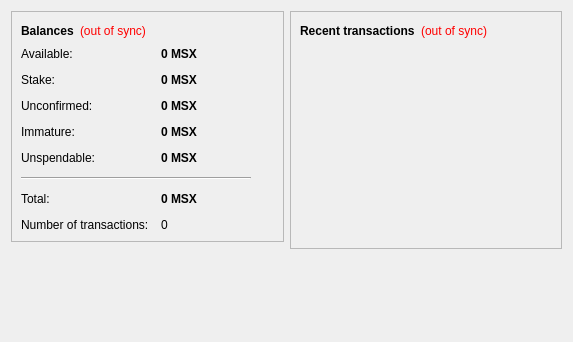
<?xml version="1.0" encoding="UTF-8"?>
<ui version="4.0">
 <class>OverviewPage</class>
 <widget class="QWidget" name="OverviewPage">
  <property name="geometry">
   <rect>
    <x>0</x>
    <y>0</y>
    <width>573</width>
    <height>342</height>
   </rect>
  </property>
  <property name="windowTitle">
   <string>Form</string>
  </property>
  <layout class="QHBoxLayout" name="horizontalLayout" stretch="1,1">
   <item>
    <layout class="QVBoxLayout" name="verticalLayout_2">
     <item>
      <widget class="QFrame" name="frame">
       <property name="frameShape">
        <enum>QFrame::StyledPanel</enum>
       </property>
       <property name="frameShadow">
        <enum>QFrame::Raised</enum>
       </property>
       <layout class="QVBoxLayout" name="verticalLayout_4">
        <item>
         <layout class="QHBoxLayout" name="horizontalLayout_4">
          <item>
           <widget class="QLabel" name="label_5">
            <property name="font">
             <font>
              <weight>75</weight>
              <bold>true</bold>
             </font>
            </property>
            <property name="text">
             <string>Balances</string>
            </property>
           </widget>
          </item>
          <item>
           <widget class="QLabel" name="labelWalletStatus">
            <property name="toolTip">
             <string>The displayed information may be out of date. Your wallet automatically synchronizes with the MonsterChain network after a connection is established, but this process has not completed yet.</string>
            </property>
            <property name="styleSheet">
             <string notr="true">QLabel { color: red; }</string>
            </property>
            <property name="text">
             <string notr="true">(out of sync)</string>
            </property>
            <property name="alignment">
             <set>Qt::AlignLeading|Qt::AlignLeft|Qt::AlignVCenter</set>
            </property>
           </widget>
          </item>
          <item>
           <spacer name="horizontalSpacer_2">
            <property name="orientation">
             <enum>Qt::Horizontal</enum>
            </property>
            <property name="sizeHint" stdset="0">
             <size>
              <width>40</width>
              <height>20</height>
             </size>
            </property>
           </spacer>
          </item>
         </layout>
        </item>
        <item>
         <layout class="QFormLayout" name="formLayout_2">
          <property name="fieldGrowthPolicy">
           <enum>QFormLayout::AllNonFixedFieldsGrow</enum>
          </property>
          <property name="horizontalSpacing">
           <number>12</number>
          </property>
          <property name="verticalSpacing">
           <number>12</number>
          </property>
          <item row="0" column="0">
           <widget class="QLabel" name="labelAvailableText">
            <property name="toolTip">
             <string>Your current available balance</string>
            </property>
            <property name="text">
             <string>Available:</string>
            </property>
           </widget>
          </item>
          <item row="0" column="1">
           <widget class="QLabel" name="labelAvailable">
            <property name="font">
             <font>
              <weight>75</weight>
              <bold>true</bold>
             </font>
            </property>
            <property name="cursor">
             <cursorShape>IBeamCursor</cursorShape>
            </property>
            <property name="toolTip">
             <string>Your current available balance</string>
            </property>
            <property name="text">
             <string notr="true">0 MSX</string>
            </property>
            <property name="alignment">
             <set>Qt::AlignLeading|Qt::AlignLeft|Qt::AlignVCenter</set>
            </property>
            <property name="textInteractionFlags">
             <set>Qt::LinksAccessibleByMouse|Qt::TextSelectableByKeyboard|Qt::TextSelectableByMouse</set>
            </property>
           </widget>
          </item>
          <item row="1" column="0">
           <widget class="QLabel" name="label_6">
            <property name="toolTip">
             <string>Total of coins that was staked, and do not yet count toward the current balance</string>
            </property>
            <property name="text">
             <string>Stake:</string>
            </property>
           </widget>
          </item>
          <item row="1" column="1">
           <widget class="QLabel" name="labelStake">
            <property name="font">
             <font>
              <weight>75</weight>
              <bold>true</bold>
             </font>
            </property>
            <property name="cursor">
             <cursorShape>IBeamCursor</cursorShape>
            </property>
            <property name="toolTip">
             <string>Total of coins that was staked, and do not yet count toward the current balance</string>
            </property>
            <property name="text">
             <string notr="true">0 MSX</string>
            </property>
            <property name="alignment">
             <set>Qt::AlignLeading|Qt::AlignLeft|Qt::AlignVCenter</set>
            </property>
            <property name="textInteractionFlags">
             <set>Qt::LinksAccessibleByMouse|Qt::TextSelectableByKeyboard|Qt::TextSelectableByMouse</set>
            </property>
           </widget>
          </item>
          <item row="2" column="0">
           <widget class="QLabel" name="label_3">
            <property name="toolTip">
             <string>Total of transactions that have yet to be confirmed, and do not yet count toward the current balance</string>
            </property>
            <property name="text">
             <string>Unconfirmed:</string>
            </property>
           </widget>
          </item>
          <item row="2" column="1">
           <widget class="QLabel" name="labelUnconfirmed">
            <property name="font">
             <font>
              <weight>75</weight>
              <bold>true</bold>
             </font>
            </property>
            <property name="cursor">
             <cursorShape>IBeamCursor</cursorShape>
            </property>
            <property name="toolTip">
             <string>Total of transactions that have yet to be confirmed, and do not yet count toward the current balance</string>
            </property>
            <property name="text">
             <string notr="true">0 MSX</string>
            </property>
            <property name="alignment">
             <set>Qt::AlignLeading|Qt::AlignLeft|Qt::AlignVCenter</set>
            </property>
            <property name="textInteractionFlags">
             <set>Qt::LinksAccessibleByMouse|Qt::TextSelectableByKeyboard|Qt::TextSelectableByMouse</set>
            </property>
           </widget>
          </item>
          <item row="3" column="0">
           <widget class="QLabel" name="labelImmatureText">
            <property name="toolTip">
             <string>Mined balance that has not yet matured</string>
            </property>
            <property name="text">
             <string>Immature:</string>
            </property>
           </widget>
          </item>
          <item row="3" column="1">
           <widget class="QLabel" name="labelImmature">
            <property name="font">
             <font>
              <weight>75</weight>
              <bold>true</bold>
             </font>
            </property>
            <property name="toolTip">
             <string>Mined balance that has not yet matured</string>
            </property>
            <property name="text">
             <string notr="true">0 MSX</string>
            </property>
            <property name="alignment">
             <set>Qt::AlignLeading|Qt::AlignLeft|Qt::AlignVCenter</set>
            </property>
            <property name="textInteractionFlags">
             <set>Qt::LinksAccessibleByMouse|Qt::TextSelectableByKeyboard|Qt::TextSelectableByMouse</set>
            </property>
           </widget>
          </item>
          <item row="4" column="0">
           <widget class="QLabel" name="labelBalanceWatchOnlyText">
            <property name="toolTip">
             <string>Your unspendable balance</string>
            </property>
            <property name="text">
             <string>Unspendable:</string>
            </property>
           </widget>
          </item>
          <item row="4" column="1">
           <widget class="QLabel" name="labelBalanceWatchOnly">
            <property name="font">
             <font>
              <weight>75</weight>
              <bold>true</bold>
             </font>
            </property>
            <property name="cursor">
             <cursorShape>IBeamCursor</cursorShape>
            </property>
            <property name="toolTip">
             <string>Your unspendable balance</string>
            </property>
            <property name="text">
             <string notr="true">0 MSX</string>
            </property>
            <property name="alignment">
             <set>Qt::AlignLeading|Qt::AlignLeft|Qt::AlignVCenter</set>
            </property>
            <property name="textInteractionFlags">
             <set>Qt::LinksAccessibleByMouse|Qt::TextSelectableByKeyboard|Qt::TextSelectableByMouse</set>
            </property>
           </widget>
          </item>
          <item row="5" column="0" colspan="2">
           <widget class="Line" name="line">
            <property name="maximumSize">
             <size>
              <width>230</width>
              <height>16777215</height>
             </size>
            </property>
            <property name="orientation">
             <enum>Qt::Horizontal</enum>
            </property>
           </widget>
          </item>
          <item row="6" column="0">
           <widget class="QLabel" name="labelTotalText">
            <property name="toolTip">
             <string>Your current total balance</string>
            </property>
            <property name="text">
             <string>Total:</string>
            </property>
           </widget>
          </item>
          <item row="6" column="1">
           <widget class="QLabel" name="labelTotal">
            <property name="font">
             <font>
              <weight>75</weight>
              <bold>true</bold>
             </font>
            </property>
            <property name="toolTip">
             <string>Your current total balance</string>
            </property>
            <property name="text">
             <string notr="true">0 MSX</string>
            </property>
            <property name="alignment">
             <set>Qt::AlignLeading|Qt::AlignLeft|Qt::AlignVCenter</set>
            </property>
            <property name="textInteractionFlags">
             <set>Qt::LinksAccessibleByMouse|Qt::TextSelectableByKeyboard|Qt::TextSelectableByMouse</set>
            </property>
           </widget>
          </item>
          <item row="7" column="0">
           <widget class="QLabel" name="label_2">
            <property name="toolTip">
             <string>Total number of transactions in wallet</string>
            </property>
            <property name="text">
             <string>Number of transactions:</string>
            </property>
           </widget>
          </item>
          <item row="7" column="1">
           <widget class="QLabel" name="labelNumTransactions">
            <property name="toolTip">
             <string>Total number of transactions in wallet</string>
            </property>
            <property name="text">
             <string notr="true">0</string>
            </property>
           </widget>
          </item>
         </layout>
        </item>
       </layout>
      </widget>
     </item>
     <item>
      <spacer name="verticalSpacer">
       <property name="orientation">
        <enum>Qt::Vertical</enum>
       </property>
       <property name="sizeHint" stdset="0">
        <size>
         <width>20</width>
         <height>40</height>
        </size>
       </property>
      </spacer>
     </item>
    </layout>
   </item>
   <item>
    <layout class="QVBoxLayout" name="verticalLayout_3">
     <item>
      <widget class="QFrame" name="frame_2">
       <property name="frameShape">
        <enum>QFrame::StyledPanel</enum>
       </property>
       <property name="frameShadow">
        <enum>QFrame::Raised</enum>
       </property>
       <layout class="QVBoxLayout" name="verticalLayout">
        <item>
         <layout class="QHBoxLayout" name="horizontalLayout_2">
          <item>
           <widget class="QLabel" name="label_4">
            <property name="text">
             <string>&lt;b&gt;Recent transactions&lt;/b&gt;</string>
            </property>
           </widget>
          </item>
          <item>
           <widget class="QLabel" name="labelTransactionsStatus">
            <property name="toolTip">
             <string>The displayed information may be out of date. Your wallet automatically synchronizes with the MonsterChain network after a connection is established, but this process has not completed yet.</string>
            </property>
            <property name="styleSheet">
             <string notr="true">QLabel { color: red; }</string>
            </property>
            <property name="text">
             <string notr="true">(out of sync)</string>
            </property>
            <property name="alignment">
             <set>Qt::AlignRight|Qt::AlignTrailing|Qt::AlignVCenter</set>
            </property>
           </widget>
          </item>
          <item>
           <spacer name="horizontalSpacer">
            <property name="orientation">
             <enum>Qt::Horizontal</enum>
            </property>
            <property name="sizeHint" stdset="0">
             <size>
              <width>40</width>
              <height>20</height>
             </size>
            </property>
           </spacer>
          </item>
         </layout>
        </item>
        <item>
         <widget class="QListView" name="listTransactions">
          <property name="styleSheet">
           <string notr="true">QListView { background: transparent; }</string>
          </property>
          <property name="frameShape">
           <enum>QFrame::NoFrame</enum>
          </property>
          <property name="verticalScrollBarPolicy">
           <enum>Qt::ScrollBarAlwaysOff</enum>
          </property>
          <property name="horizontalScrollBarPolicy">
           <enum>Qt::ScrollBarAlwaysOff</enum>
          </property>
          <property name="selectionMode">
           <enum>QAbstractItemView::NoSelection</enum>
          </property>
         </widget>
        </item>
       </layout>
      </widget>
     </item>
     <item>
      <spacer name="verticalSpacer_2">
       <property name="orientation">
        <enum>Qt::Vertical</enum>
       </property>
       <property name="sizeHint" stdset="0">
        <size>
         <width>20</width>
         <height>40</height>
        </size>
       </property>
      </spacer>
     </item>
    </layout>
   </item>
  </layout>
 </widget>
 <resources/>
 <connections/>
</ui>
